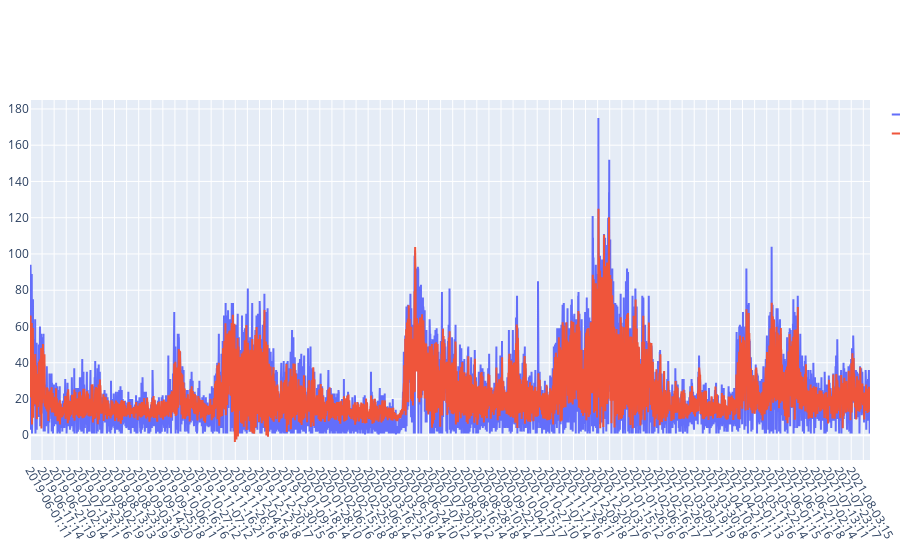

The notebook cell saved with this chart:
### Code cell
# Single point train reconstruction
predictions = model.predict(X_train)
print(predictions.shape)
print(y_train.shape)
if normalize:
    predictions = predictions[:,0,0]*(sc['max']['No_Clientes'] - sc['min']['No_Clientes']) + sc['min']['No_Clientes']
    label_train = y_train[:,0,0]*(sc['max']['No_Clientes'] - sc['min']['No_Clientes']) + sc['min']['No_Clientes']

xtick_labels = model_df.index.tolist()[:int(n*(1-test_size))+window_len+pred_points]
plot_results(predictions[:],label_train[:], xtick_labels, 110)
from sklearn.metrics import mean_absolute_error, mean_squared_error, mean_absolute_percentage_error
print(mean_squared_error(predictions,label_train))
print(mean_absolute_error(predictions,label_train))
print(mean_absolute_percentage_error(predictions,label_train))

### Figure 1 — Plotly figure (JSON) as saved in the notebook; plotly's stock layout.template omitted (floating-point values rounded to 4 significant figures; data arrays with more than 128 entries replaced by an {"elided": "..."} marker saying what was removed)
{"data": [{"mode": "lines", "name": "True Data", "type": "scatter", "y": {"elided": "7652 float values"}}, {"mode": "lines", "name": "Prediction", "type": "scatter", "y": {"elided": "7652 float values"}}], "layout": {"margin": {"autoexpand": false, "b": 100, "l": 30, "r": 30}, "xaxis": {"tickangle": 60, "tickmode": "array", "ticktext": ["2019-06-01:11", "2019-06-11:14", "2019-06-21:19", "2019-07-02:14", "2019-07-13:11", "2019-07-23:16", "2019-08-02:19", "2019-08-13:13", "2019-08-23:19", "2019-09-03:19", "2019-09-14:20", "2019-09-25:18", "2019-10-06:11", "2019-10-16:16", "2019-10-27:12", "2019-11-07:12", "2019-11-16:21", "2019-11-26:16", "2019-12-04:18", "2019-12-12:18", "2019-12-20:17", "2019-12-30:15", "2020-01-09:16", "2020-01-18:14", "2020-01-28:10", "2020-02-06:16", "2020-02-15:18", "2020-02-25:18", "2020-03-06:14", "2020-03-16:12", "2020-03-25:18", "2020-06-10:14", "2020-06-24:10", "2020-07-07:12", "2020-07-20:14", "2020-08-03:12", "2020-08-16:14", "2020-08-28:18", "2020-09-10:14", "2020-09-22:17", "2020-10-04:17", "2020-10-15:17", "2020-10-27:10", "2020-11-07:14", "2020-11-17:16", "2020-11-28:11", "2020-12-09:18", "2020-12-20:17", "2021-01-03:16", "2021-01-15:12", "2021-01-26:16", "2021-02-06:16", "2021-02-16:17", "2021-02-26:17", "2021-03-09:11", "2021-03-19:19", "2021-03-30:18", "2021-04-10:16", "2021-04-21:11", "2021-05-01:13", "2021-05-11:16", "2021-05-22:14", "2021-06-01:15", "2021-06-11:16", "2021-06-21:18", "2021-07-02:14", "2021-07-13:11", "2021-07-23:17", "2021-08-03:15", "2021-08-14:11"], "tickvals": [0, 110, 220, 330, 440, 550, 660, 770, 880, 990, 1100, 1210, 1320, 1430, 1540, 1650, 1760, 1870, 1980, 2090, 2200, 2310, 2420, 2530, 2640, 2750, 2860, 2970, 3080, 3190, 3300, 3410, 3520, 3630, 3740, 3850, 3960, 4070, 4180, 4290, 4400, 4510, 4620, 4730, 4840, 4950, 5060, 5170, 5280, 5390, 5500, 5610, 5720, 5830, 5940, 6050, 6160, 6270, 6380, 6490, 6600, 6710, 6820, 6930, 7040, 7150, 7260, 7370, 7480, 7590]}}}
